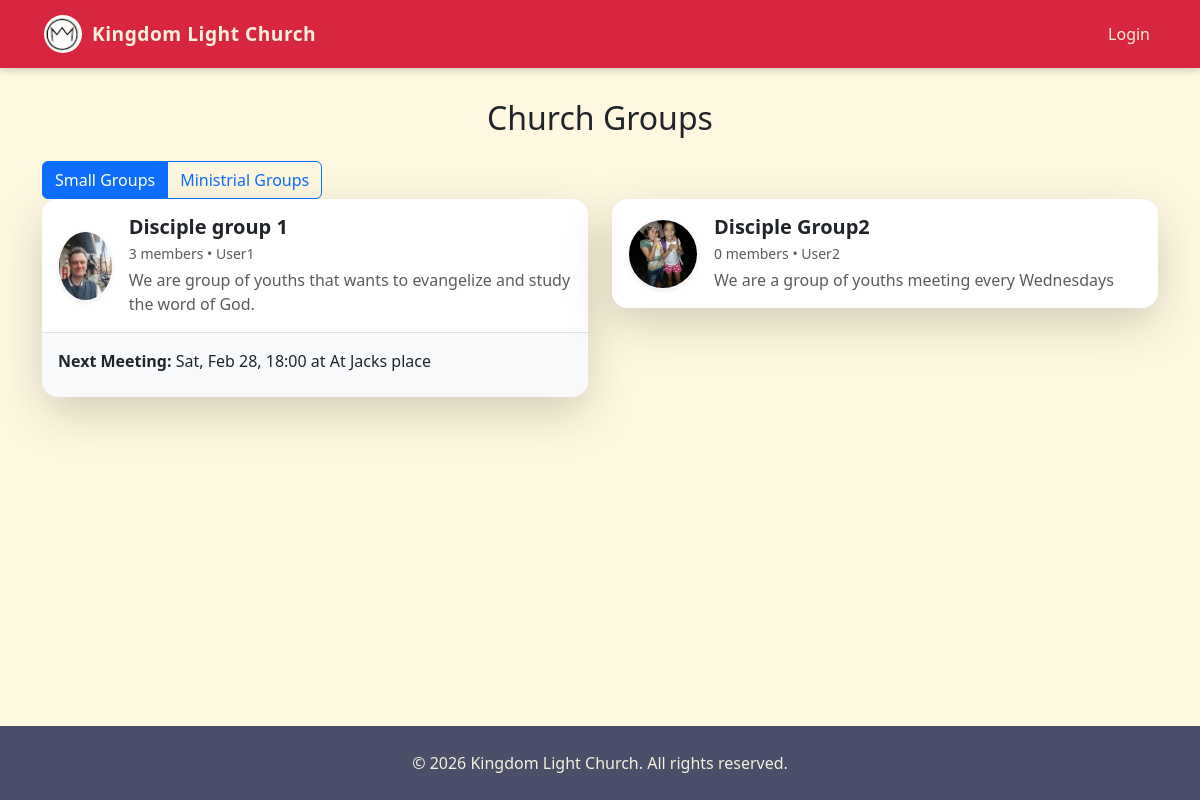
The app's page /groups/ with its own data.
### engagement/models.py (models this page shows, shortened)
class Group(models.Model):
    GROUP_TYPES = [
        ("small", "Small Group"),           # leader invites
        ("ministrial", "Ministrial Group"), # admin appoints
    ]
    name = models.CharField(max_length=200)
    description = models.TextField(blank=True)
    leader = models.ForeignKey(
        User, on_delete=models.SET_NULL, null=True, related_name="led_groups"
    )
    group_type = models.CharField(
        max_length=20, choices=GROUP_TYPES, default="small"
    )
    created_at = models.DateTimeField(auto_now_add=True)
    is_active = models.BooleanField(default=True)
    image = models.ImageField(upload_to="groups/", blank=True, null=True)
    def next_meeting(self):
        return self.meetings.filter(
            start_time__gte=timezone.now()
        ).order_by('start_time').first()

class Meeting(models.Model):
    group = models.ForeignKey(Group, on_delete=models.CASCADE, related_name="meetings")
    title = models.CharField(max_length=255)
    start_time = models.DateTimeField()
    end_time = models.DateTimeField(blank=True, null=True)
    location = models.CharField(max_length=255, blank=True)
    description = models.TextField(blank=True)
    created_at = models.DateTimeField(auto_now_add=True)
    class Meta:
        ordering = ["start_time"]  # helps next_meeting()

### accounts/models.py (models this page shows, shortened)
class User(AbstractUser):
    phone = models.CharField(max_length=20, blank=True)
    ROLE_CHOICES = (
        ("member", "Member"),
        ("leader", "Leader"),
        ("pastor", "Pastor"),
        ("admin", "Admin"),
    )
    role = models.CharField(max_length=10, choices=ROLE_CHOICES, default="member")

### engagement/views.py (the view)
# urls.py: path("", views.group_list, name="group_list"),
def group_list(request):
    groups = Group.objects.filter(is_active=True).select_related("leader")
    user_memberships = []
    if request.user.is_authenticated:
        user_memberships = GroupMember.objects.filter(
            user=request.user,
            is_active=True
        ).values_list('group_id', flat=True)
    for group in groups:
        group.is_member = group.id in user_memberships
        group.member_count = group.members.filter(is_active=True).count()
    return render(request, "engagement/group_list.html", {"groups": groups})

### content/context_processors.py (called while the page is built)
def global_updates(request):
    updates = Update.objects.filter(is_published=True).order_by("-created_at")
    return {"global_updates": updates}

### engagement/context_processors.py (called while the page is built, shortened)
def next_meeting(request):
    if not request.user.is_authenticated:
        return {}

def user_groups(request):
    if request.user.is_authenticated:
        groups = GroupMember.objects.filter(
            user=request.user,
            is_active=True
        ).select_related("group")
        return {"user_groups": [gm.group for gm in groups]}
    return {}

def pending_invitations(request):
    return {}

### engagement/templates/engagement/group_list.html (shortened to what this page needs)
{% extends "base.html" %}
{% load static %}
{% block content %}
<h2 class="mb-4 text-center">Church Groups</h2>
<div class="btn-group" role="group" aria-label="Group Type Toggle">
  <button type="button" class="btn btn-outline-primary active" onclick="filterGroups('small')">
      Small Groups
  </button>
  <button type="button" class="btn btn-outline-primary" onclick="filterGroups('ministrial')">
      Ministrial Groups
  </button>
</div>
<div class="row" id="groupsContainer">
    {% for group in groups %}
    <div class="col-md-6 mb-4 group-card"
         data-group-type="{{ group.group_type }}"
         data-member="{{ group.is_member|yesno:'yes,no' }}">
        <div class="card shadow-lg border-0 rounded-4 overflow-hidden"
             style="transition: transform 0.2s; border-left: 5px solid #E10600;">
            <div class="d-flex align-items-center p-3 bg-white">
                {% if group.image %}
                    <img src="{{ group.image.url }}"
                         class="rounded-circle me-3 border border-light shadow-sm"
                         width="70"
                         height="70"
                         style="object-fit: cover;">
                {% endif %}
                <div class="flex-grow-1">
                    <h5 class="mb-1 fw-bold text-dark">{{ group.name }}</h5>
                    <small class="text-muted d-block mb-1">
                         {{ group.member_count }} members
                        {% if group.leader %}
                            •  {{ group.leader.username }}
                        {% endif %}
                    </small>
                    <p class="text-muted mb-0">{{ group.description|truncatewords:15 }}</p>
                </div>
            </div>
            {% if group.next_meeting %}
            <div class="card-body bg-light border-top">
                <p class="mb-2">
                    <strong>Next Meeting:</strong>
                    {{ group.next_meeting.start_time|date:"D, M j, H:i" }} at {{ group.next_meeting.location }}
                </p>
            </div>
            {% endif %}
        </div>
    </div>
    {% empty %}
        <p class="text-center text-muted">No groups available yet.</p>
    {% endfor %}
</div>
{% endblock %}

### templates/base.html (style rules this page uses)
html, body { height: 100%; }
body { padding-top: 75px; background-color: #FFF8E1; font-family: 'Segoe UI', sans-serif; display: flex; flex-direction: column; min-height: 100vh; }
.card { background-color: #F4F1DE; border-radius: 12px; box-shadow: 0 4px 12px rgba(0,0,0,0.1); transition: transform 0.2s ease, box-shadow 0.2s ease; }
.rounded-circle { border: 2px solid #D7263D; }

### records on screen
Group: image (picture), name "Disciple group 1", member_count "3", leader.username "User1", description "We are group of youths that wants to evangelize and study the word of God.", next_meeting.start_time "Sat, Feb 28, 18:00", next_meeting.location "At Jacks place"
Group: image (picture), name "Disciple Group2", member_count "0", leader.username "User2", description "We are a group of youths meeting every Wednesdays"
